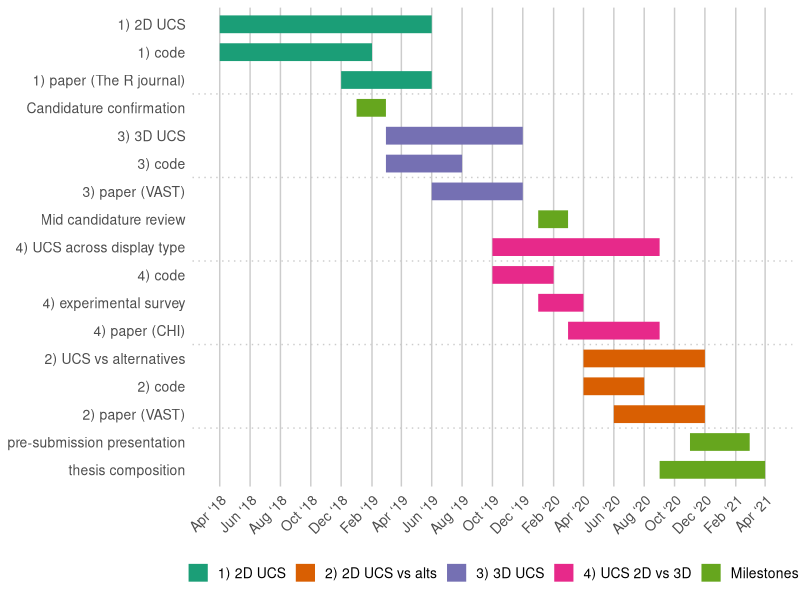

Write the R code that produced this figure.
#out.extra='angle=90
## working from: https://stats.andrewheiss.com/misc/gantt.html
library(tidyverse)
library(lubridate)
library(scales)
text_size <- 10

tasks <- tribble(
  ~Start,       ~End,         ~Project,     ~Task,
  "2018-04-01", "2019-06-01", "1) 2D UCS",  "1) 2D UCS",
  "2018-04-01", "2019-02-01", "1) 2D UCS",  "1) code",
  "2018-12-01", "2019-06-01", "1) 2D UCS",  "1) paper (The R journal)",
  "2019-01-01", "2019-03-01", "Milestones", "Candidature confirmation",

  "2019-03-01", "2019-12-01", "3) 3D UCS",  "3) 3D UCS",
  "2019-03-01", "2019-08-01", "3) 3D UCS",  "3) code",
  "2019-06-01", "2019-12-01", "3) 3D UCS",  "3) paper (VAST)",
  "2020-01-01", "2020-03-01", "Milestones", "Mid candidature review",

  "2019-10-01", "2020-09-01", "4) UCS 2D vs 3D", "4) UCS across display type",
  "2019-10-01", "2020-02-01", "4) UCS 2D vs 3D", "4) code",
  "2020-01-01", "2020-04-01", "4) UCS 2D vs 3D", "4) experimental survey",
  "2020-03-01", "2020-09-01", "4) UCS 2D vs 3D", "4) paper (CHI)",

  "2020-04-01", "2020-12-01", "2) 2D UCS vs alts", "2) UCS vs alternatives",
  "2020-04-01", "2020-08-01", "2) 2D UCS vs alts", "2) code",
  "2020-06-01", "2020-12-01", "2) 2D UCS vs alts", "2) paper (VAST)",

  "2020-11-01", "2021-03-01", "Milestones", "pre-submission presentation",
  "2020-09-01", "2021-04-01", "Milestones", "thesis composition"
)

# Convert data to long for ggplot
tasks.long <- tasks %>%
  mutate(Start = ymd(Start),
         End = ymd(End)) %>%
  gather(date.type, task.date, -c(Project, Task)) %>%
  #arrange(date.type, task.date) %>%
  mutate(Task = factor(Task, levels=rev(unique(Task)), ordered=T))
# Custom theme for making a clean Gantt chart
theme_gantt <- function(base_size=11) {
  ret <- theme_bw(base_size) %+replace%
    theme(panel.background = element_rect(fill="#ffffff", colour=NA),
          axis.title.x=element_text(vjust=-0.2), axis.title.y=element_text(vjust=1.5),
          title=element_text(vjust=1.2),
          panel.border = element_blank(), axis.line=element_blank(),
          panel.grid.minor=element_blank(),
          panel.grid.major.y = element_blank(),
          panel.grid.major.x = element_line(size=0.5, colour="grey80"),
          axis.ticks=element_blank(),
          legend.position="bottom",
          axis.title=element_text(size=rel(0.8)),
          strip.text=element_text(size=rel(1)),
          strip.background=element_rect(fill="#ffffff", colour=NA),
          panel.spacing.y=unit(1.5, "lines"),
          legend.key = element_blank())

  ret
}

# Calculate where to put the dotted lines that show up every three entries
x.breaks <- seq(length(tasks$Task) + 0.5 - 3, 0, by=-3)

# Build plot
timeline <- ggplot(tasks.long, aes(x=Task, y=task.date, colour=Project)) +
  geom_line(size=6) +
  geom_vline(xintercept=x.breaks, colour="grey80", linetype="dotted") +
  guides(colour=guide_legend(title=NULL)) +
  labs(x=NULL, y=NULL) + coord_flip() +
  scale_y_date(date_breaks="2 months", labels=date_format("%b ‘%y")) +
  theme_gantt() + theme(axis.text.x=element_text(angle=45, hjust=1)) +
  scale_color_brewer(palette = "Dark2") +
  theme(axis.text.x = element_text(size = text_size),
        axis.text.y = element_text(size = text_size),
        legend.text = element_text(size = text_size))

timeline
